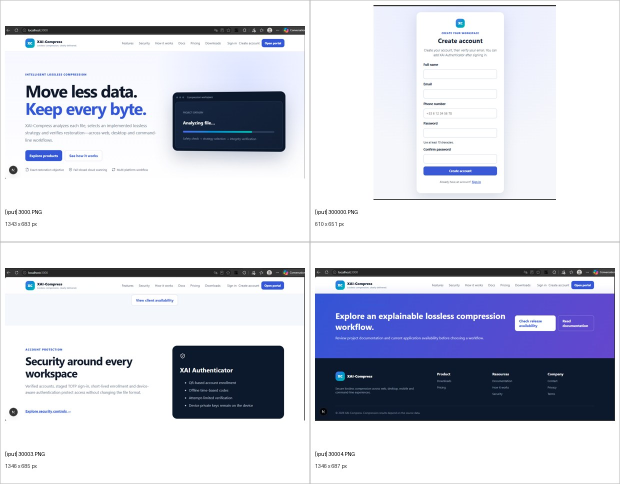
#> input picture tmp/pdfs/visual-inventory/contact-001-004.jpg, 1240 x 968 px, given as the content of the folder C:/Users/ss/Desktop/XAI/last-Pro-Report/iput, which was not available (shown at 1/2 size)
$ python inventory_visuals.py
#> lines starting #> are read from the running program, lines starting #| are printed output that depends on the picture; pictures that were not available may be replaced by others from this repository, and a replacement may not be noted
from pathlib import Path
import csv

from PIL import Image, ImageDraw, ImageOps


REPORT = Path(r"C:\Users\ss\Desktop\XAI\last-Pro-Report")
OUT = Path(r"C:\Users\ss\Desktop\XAI\XAI\tmp\pdfs\visual-inventory")
OUT.mkdir(parents=True, exist_ok=True)

roots = [("iput", REPORT / "iput"), ("tools", REPORT / "images" / "tools")]
records = []
renderable = []

for group, root in roots:
    for path in sorted(root.rglob("*"), key=lambda p: str(p).lower()):
        if not path.is_file():
            continue
        width = height = mode = ""
        try:
            with Image.open(path) as source:
#> source is the input picture: PIL image 1240x968 RGB; mean R, G, B 204.8, 207.3, 219.8
                width, height = source.size
#> width = 1240; height = 968
                mode = source.mode
#> mode = 'RGB'
            renderable.append((group, path, width, height))
        except Exception:
            pass
        records.append(
            {
                "group": group,
                "filename": path.name,
                "path": str(path),
                "extension": path.suffix.lower(),
                "bytes": path.stat().st_size,
                "width": width,
                "height": height,
                "mode": mode,
            }
        )

with (OUT / "metadata.csv").open("w", newline="", encoding="utf-8-sig") as stream:
    writer = csv.DictWriter(stream, fieldnames=records[0].keys())
    writer.writeheader()
    writer.writerows(records)

thumb = (620, 410)
label_height = 74
cols, rows = 2, 2
for start in range(0, len(renderable), cols * rows):
    batch = renderable[start : start + cols * rows]
    sheet = Image.new("RGB", (cols * thumb[0], rows * (thumb[1] + label_height)), "white")
#> sheet: PIL image 1240x968 RGB; every value is 255
    draw = ImageDraw.Draw(sheet)
    for index, (group, path, width, height) in enumerate(batch):
        with Image.open(path) as source:
            image = ImageOps.exif_transpose(source).convert("RGB")
            image.thumbnail((thumb[0] - 20, thumb[1] - 20))
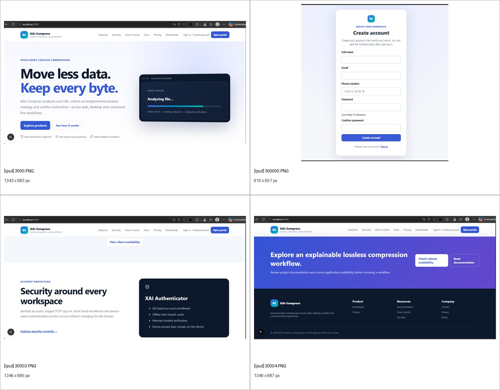
#> image: PIL image 500x390 RGB; mean R, G, B 204.8, 207.2, 219.7
        x0 = (index % cols) * thumb[0]
#> x0 = 0
        y0 = (index // cols) * (thumb[1] + label_height)
#> y0 = 0
        x = x0 + (thumb[0] - image.width) // 2
#> x = 60
        y = y0 + (thumb[1] - image.height) // 2
#> y = 10
        sheet.paste(image, (x, y))
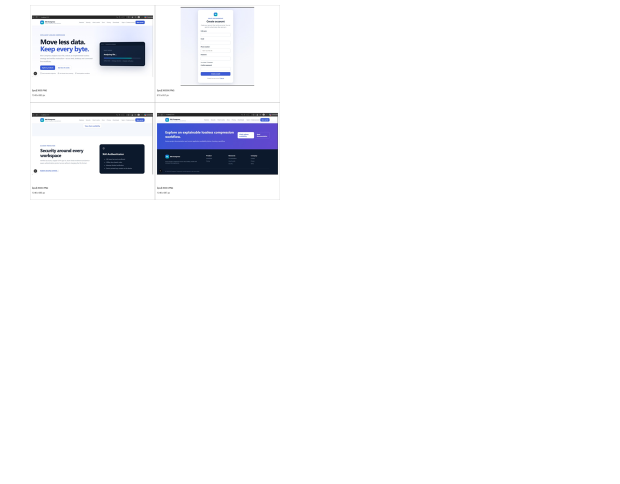
#> sheet: PIL image 1240x968 RGB (shown at 1/2 size); mean R, G, B 246.8, 247.2, 249.3
        draw.rectangle((x0, y0, x0 + thumb[0] - 1, y0 + thumb[1] + label_height - 1), outline="#b7b7b7")
        draw.text((x0 + 10, y0 + thumb[1] + 8), f"[{group}] {path.name}", fill="black")
        draw.text((x0 + 10, y0 + thumb[1] + 32), f"{width} x {height} px", fill="#333333")
    sheet.save(OUT / f"contact-{start + 1:03d}-{start + len(batch):03d}.jpg", quality=88, optimize=True)
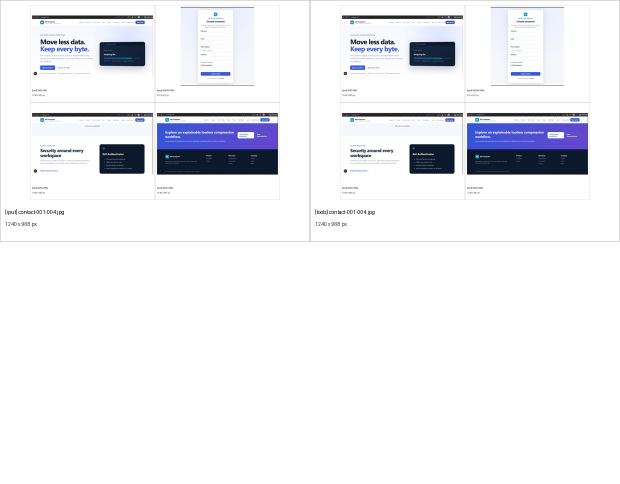
#> saved as contact-001-002.jpg: PIL image 1240x968 RGB (shown at 1/2 size); mean R, G, B 238.2, 239, 243.1

print(f"records={len(records)} images={len(renderable)} contacts={(len(renderable) + 3) // 4}")
#| records=2 images=2 contacts=1
